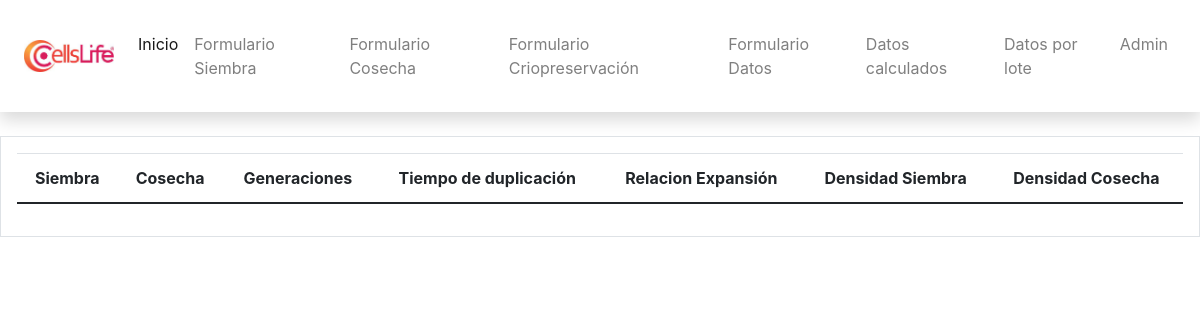
Page /datos/ on the earlier database version.
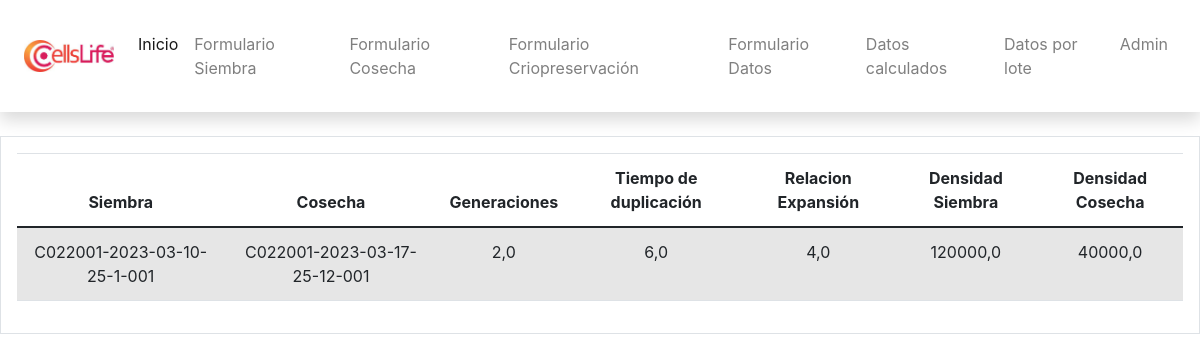
Same page on the later database version.
### formularios/models.py (models this page shows, shortened)
class Dato(models.Model):
    cci = models.CharField(max_length=10 , default="")
    siembra = models.ForeignKey(Siembra, on_delete=models.CASCADE)
    cosecha = models.ForeignKey(Cosecha, on_delete=models.CASCADE)
    generaciones = models.FloatField()
    tiempoDuplicacion = models.FloatField()
    relacionExpansion = models.FloatField()
    loteDatos = models.CharField(default="000", max_length=50)
    densidadCosecha = models.FloatField(default=0.0,  max_length=10)
    densidadSiembra = models.FloatField(default=0.0,  max_length=10)

class Siembra(models.Model):
    cci = models.CharField(max_length=10, default="")
    loteSimbra = models.CharField(max_length=50)
    fechaSiembra = models.DateField()
    paseSiembra = models.CharField(choices=[('P0', 'P0'),('P1', 'P1'), ('P2', 'P2'), ('P3', 'P3'), ('P4', 'P4'), ('P5', 'P5'), ('P6', 'P6'), ('P7', 'P7')] , max_length=10)
    areaFrascosSiembra = models.IntegerField(choices=[(25, 'T25'), (75, 'T75'), (175, 'T175'), (850, 'CR Liso'), (2125, 'CR Corrugado'), (0, 'Crioviales')])
    numFrascosSiembra = models.IntegerField()
    numCelulasSembradasXFrasco = models.FloatField()
    densidadSiembra = models.IntegerField()
    siembraId = models.CharField(max_length=50, unique=True, primary_key=True)
    totalSiembra = models.FloatField(max_length=10)
    def __str__(self):
        return self.siembraId

class Cosecha(models.Model):
    cci = models.CharField(max_length=10, default="")
    loteCosecha = models.CharField(default="", max_length=50)
    fechaCosecha = models.DateField()
    paseCosecha = models.CharField(choices=[('P0', 'P0'),('P1', 'P1'), ('P2', 'P2'), ('P3', 'P3'), ('P4', 'P4'), ('P5', 'P5'), ('P6', 'P6'), ('P7', 'P7')] , max_length=10)
    areaFrascosCosecha = models.IntegerField(choices=[(25, 'T25'), (75, 'T75'), (175, 'T175'), (850, 'CR Liso'), (2125, 'CR Corrugado'), (0, 'Crioviales')])
    numFrascosCosecha = models.IntegerField()
    confluenciaCosecha = models.FloatField()
    tiempoCultivoDias = models.IntegerField()
    numCelulasObtenidas = models.FloatField()
    viabilidadCosecha = models.IntegerField()
    siembra = models.ForeignKey(Siembra, on_delete=models.CASCADE)
    densidadCosecha = models.IntegerField()
    totalObtenidas = models.FloatField()
    cosechaId = models.CharField(max_length=50, unique=True, primary_key=True)
    def __str__(self):
        return self.cosechaId

### formularios/views.py (the view)
# urls.py: path('datos/', views.datos, name='datos'),
def datos(request):
    datos = models.Dato.objects.all()
    return render(request, 'formularios/datos.html', {'datos':datos} )

### formularios/templates/formularios/datos.html (shortened to what this page needs)
{% extends 'formularios/base.html' %}
{% block content %}
    <table class="table table-striped" >
        <thead>
            <tr>
                <th>Siembra</th>
                <th>Cosecha</th>
                <th>Generaciones</th>
                <th>Tiempo de duplicación</th>
                <th>Relacion Expansión</th>
                <th> Densidad Siembra </th>
                <th> Densidad Cosecha </th>
            </tr>
        </thead>
        <tbody>
            {% for i in datos %}
            <tr>
              <td>{{ i.siembra }}</td>
              <td>{{ i.cosecha }}</td>
              <td>{{ i.generaciones }}</td>
              <td>{{i.tiempoDuplicacion}}</td>
              <td>{{i.relacionExpansion}}</td>
              <td>{{i.densidadSiembra}}</td>
              <td>{{i.densidadCosecha}}</td>
            </tr>
          {% endfor %}
        </tbody>
    </table>
{% endblock %}

Differences in the rows shown:
added Dato: siembra "C022001-2023-03-10-25-1-001", cosecha "C022001-2023-03-17-25-12-001", generaciones "2,0", tiempoDuplicacion "6,0", relacionExpansion "4,0", densidadSiembra "120000,0", densidadCosecha "40000,0"
